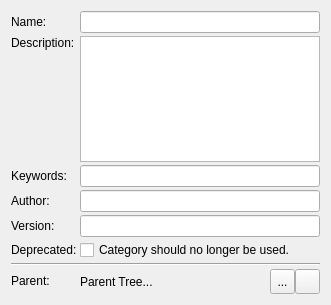
<?xml version="1.0" encoding="UTF-8"?>
<ui version="4.0">
 <class>librepcb::library::editor::ComponentCategoryEditorWidget</class>
 <widget class="QWidget" name="librepcb::library::editor::ComponentCategoryEditorWidget">
  <property name="geometry">
   <rect>
    <x>0</x>
    <y>0</y>
    <width>331</width>
    <height>305</height>
   </rect>
  </property>
  <property name="maximumSize">
   <size>
    <width>500</width>
    <height>16777215</height>
   </size>
  </property>
  <property name="windowTitle">
   <string>Form</string>
  </property>
  <layout class="QFormLayout" name="formLayout">
   <property name="horizontalSpacing">
    <number>3</number>
   </property>
   <property name="verticalSpacing">
    <number>3</number>
   </property>
   <item row="0" column="0">
    <widget class="QLabel" name="label_4">
     <property name="text">
      <string>Name:</string>
     </property>
    </widget>
   </item>
   <item row="0" column="1">
    <widget class="QLineEdit" name="edtName">
     <property name="maxLength">
      <number>50</number>
     </property>
    </widget>
   </item>
   <item row="1" column="0">
    <widget class="QLabel" name="label_5">
     <property name="text">
      <string>Description:</string>
     </property>
     <property name="alignment">
      <set>Qt::AlignLeading|Qt::AlignLeft|Qt::AlignTop</set>
     </property>
    </widget>
   </item>
   <item row="1" column="1">
    <widget class="QPlainTextEdit" name="edtDescription"/>
   </item>
   <item row="2" column="0">
    <widget class="QLabel" name="label_6">
     <property name="text">
      <string>Keywords:</string>
     </property>
    </widget>
   </item>
   <item row="2" column="1">
    <widget class="QLineEdit" name="edtKeywords">
     <property name="maxLength">
      <number>100</number>
     </property>
    </widget>
   </item>
   <item row="3" column="0">
    <widget class="QLabel" name="label_7">
     <property name="text">
      <string>Author:</string>
     </property>
    </widget>
   </item>
   <item row="3" column="1">
    <widget class="QLineEdit" name="edtAuthor">
     <property name="maxLength">
      <number>100</number>
     </property>
    </widget>
   </item>
   <item row="4" column="0">
    <widget class="QLabel" name="label_8">
     <property name="text">
      <string>Version:</string>
     </property>
    </widget>
   </item>
   <item row="4" column="1">
    <widget class="QLineEdit" name="edtVersion">
     <property name="maxLength">
      <number>100</number>
     </property>
    </widget>
   </item>
   <item row="5" column="0">
    <widget class="QLabel" name="label_10">
     <property name="text">
      <string>Deprecated:</string>
     </property>
    </widget>
   </item>
   <item row="5" column="1">
    <widget class="QCheckBox" name="cbxDeprecated">
     <property name="text">
      <string>Category should no longer be used.</string>
     </property>
    </widget>
   </item>
   <item row="6" column="0" colspan="2">
    <widget class="Line" name="line">
     <property name="orientation">
      <enum>Qt::Horizontal</enum>
     </property>
    </widget>
   </item>
   <item row="7" column="0">
    <widget class="QLabel" name="label">
     <property name="text">
      <string>Parent:</string>
     </property>
    </widget>
   </item>
   <item row="7" column="1">
    <layout class="QHBoxLayout" name="horizontalLayout">
     <property name="spacing">
      <number>0</number>
     </property>
     <item>
      <widget class="QLabel" name="lblParentCategories">
       <property name="text">
        <string notr="true">Parent Tree...</string>
       </property>
       <property name="wordWrap">
        <bool>true</bool>
       </property>
      </widget>
     </item>
     <item>
      <widget class="QToolButton" name="btnChooseParentCategory">
       <property name="sizePolicy">
        <sizepolicy hsizetype="Fixed" vsizetype="MinimumExpanding">
         <horstretch>0</horstretch>
         <verstretch>0</verstretch>
        </sizepolicy>
       </property>
       <property name="minimumSize">
        <size>
         <width>25</width>
         <height>25</height>
        </size>
       </property>
       <property name="maximumSize">
        <size>
         <width>25</width>
         <height>16777215</height>
        </size>
       </property>
       <property name="toolTip">
        <string>Choose category</string>
       </property>
       <property name="text">
        <string notr="true">...</string>
       </property>
      </widget>
     </item>
     <item>
      <widget class="QToolButton" name="btnResetParentCategory">
       <property name="sizePolicy">
        <sizepolicy hsizetype="Fixed" vsizetype="MinimumExpanding">
         <horstretch>0</horstretch>
         <verstretch>0</verstretch>
        </sizepolicy>
       </property>
       <property name="minimumSize">
        <size>
         <width>25</width>
         <height>25</height>
        </size>
       </property>
       <property name="maximumSize">
        <size>
         <width>25</width>
         <height>16777215</height>
        </size>
       </property>
       <property name="toolTip">
        <string>Reset</string>
       </property>
       <property name="text">
        <string notr="true"/>
       </property>
       <property name="icon">
        <iconset resource="../../../../img/images.qrc">
         <normaloff>:/img/actions/undo.png</normaloff>:/img/actions/undo.png</iconset>
       </property>
      </widget>
     </item>
    </layout>
   </item>
  </layout>
 </widget>
 <resources>
  <include location="../../../../img/images.qrc"/>
 </resources>
 <connections/>
</ui>
